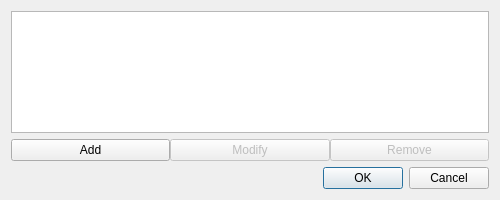
<?xml version="1.0" encoding="UTF-8"?>
<ui version="4.0">
 <class>Dialog</class>
 <widget class="QDialog" name="Dialog">
  <property name="geometry">
   <rect>
    <x>0</x>
    <y>0</y>
    <width>500</width>
    <height>200</height>
   </rect>
  </property>
  <property name="windowTitle">
   <string>List of directories to scan for music</string>
  </property>
  <layout class="QVBoxLayout" name="layout">
   <item>
    <widget class="QListWidget" name="dir_list">
     <property name="dragDropMode">
      <enum>QAbstractItemView::DragDropMode::InternalMove</enum>
     </property>
    </widget>
   </item>
   <item>
    <layout class="QHBoxLayout" name="buttons_layout" stretch="0,0,0">
     <property name="spacing">
      <number>0</number>
     </property>
     <item>
      <widget class="QPushButton" name="add_button">
       <property name="text">
        <string>Add</string>
       </property>
      </widget>
     </item>
     <item>
      <widget class="QPushButton" name="modify_button">
       <property name="enabled">
        <bool>false</bool>
       </property>
       <property name="text">
        <string>Modify</string>
       </property>
      </widget>
     </item>
     <item>
      <widget class="QPushButton" name="remove_button">
       <property name="enabled">
        <bool>false</bool>
       </property>
       <property name="text">
        <string>Remove</string>
       </property>
      </widget>
     </item>
    </layout>
   </item>
   <item>
    <widget class="QDialogButtonBox" name="buttonBox">
     <property name="orientation">
      <enum>Qt::Orientation::Horizontal</enum>
     </property>
     <property name="standardButtons">
      <set>QDialogButtonBox::StandardButton::Cancel|QDialogButtonBox::StandardButton::Ok</set>
     </property>
    </widget>
   </item>
  </layout>
 </widget>
 <resources/>
 <connections>
  <connection>
   <sender>buttonBox</sender>
   <signal>accepted()</signal>
   <receiver>Dialog</receiver>
   <slot>accept()</slot>
   <hints>
    <hint type="sourcelabel">
     <x>248</x>
     <y>254</y>
    </hint>
    <hint type="destinationlabel">
     <x>157</x>
     <y>274</y>
    </hint>
   </hints>
  </connection>
  <connection>
   <sender>buttonBox</sender>
   <signal>rejected()</signal>
   <receiver>Dialog</receiver>
   <slot>reject()</slot>
   <hints>
    <hint type="sourcelabel">
     <x>316</x>
     <y>260</y>
    </hint>
    <hint type="destinationlabel">
     <x>286</x>
     <y>274</y>
    </hint>
   </hints>
  </connection>
 </connections>
</ui>
